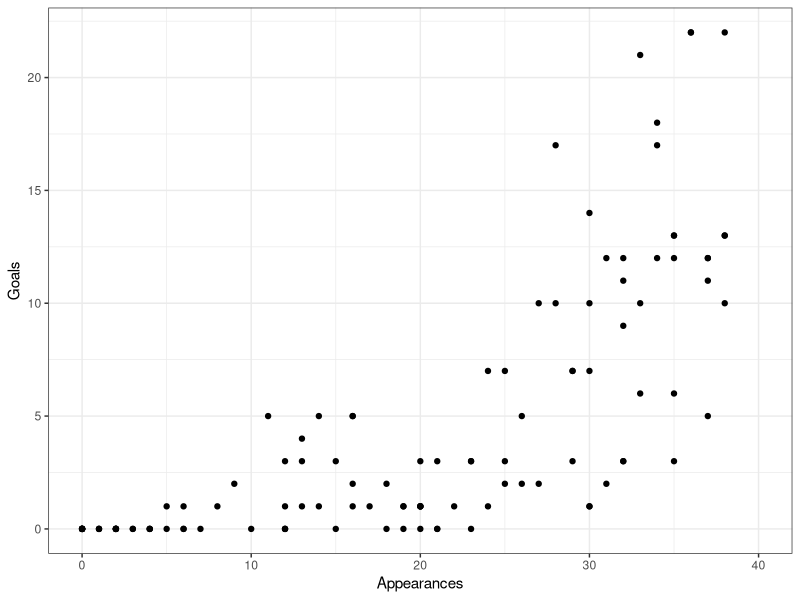
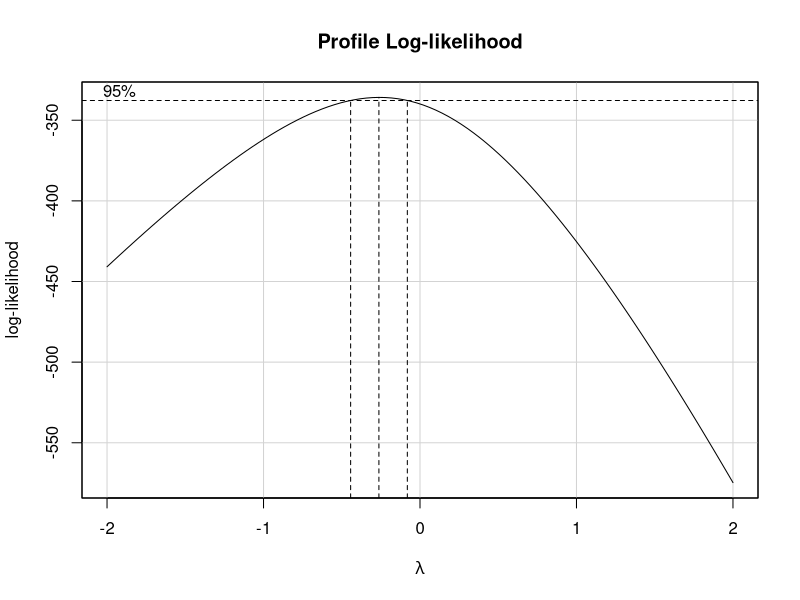
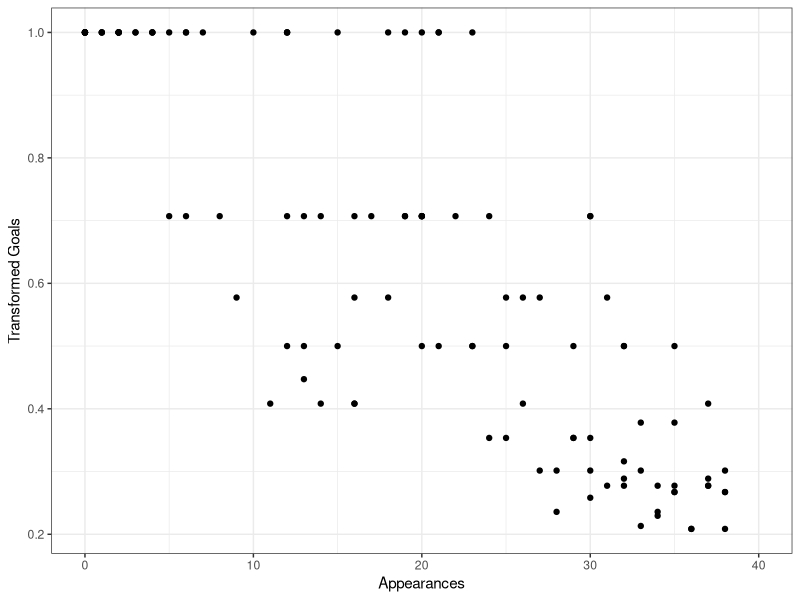
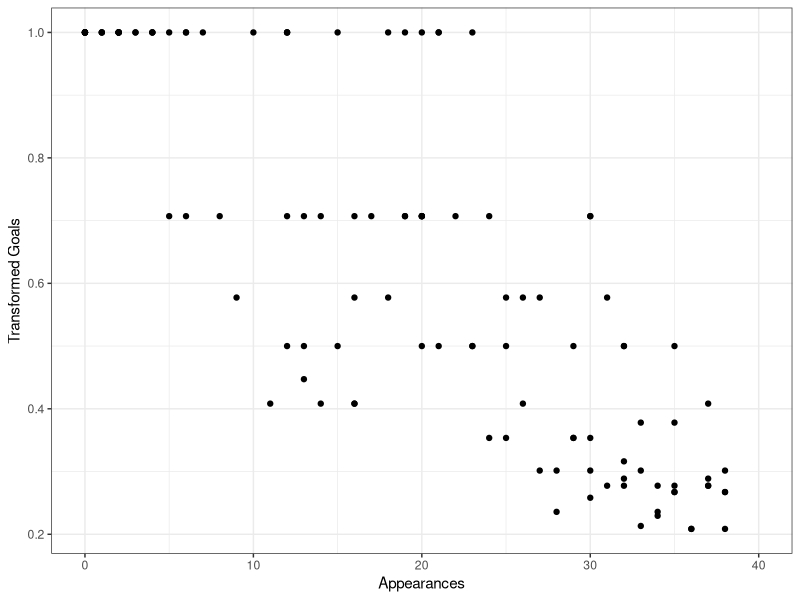

Write R code to recreate these figures, in order. (Note: this script raises an error after producing the figures.)
## ---- chunk 1
library(tidyverse)
library(ggfortify)
library(car)
## ---- chunk 2
# Read in the data set, include only data for forwards
(premier <- read_csv("premier1819.csv") %>%
  filter(position %in% c("Forward")) %>%
  select(appearances = appearances_overall, goals = goals_overall))
summary(premier)
## ---- chunk 3
(premier_plot <- ggplot(data = premier, mapping = aes(x = appearances, y = goals)) +
  geom_point() +
  theme_bw() +
  xlim(0, 40) +
  xlab("Appearances") +
  ylab("Goals"))
paste(
  "Correlation coefficient:",
  round(cor(premier$appearances, premier$goals), 5)
)
## ---- chunk 4
# Shift the data up one to remove zeros
premier <- premier %>%
  mutate(goals = goals + 1)

# Use the box cox approach to find the best transformation
bc <- boxCox(premier$goals ~ premier$appearances)  # plot curve
bc$x[which.max(bc$y)]  # pull out the "best" lambda value

# Transform the data
premier_trans <- premier %>%
  mutate(goals = 1/sqrt(goals))

# Plot the transformed data and check to correlation coefficient
(premier_trans_plot <-
  ggplot(data = premier_trans, mapping = aes(x = appearances, y = goals)) +
  geom_point() +
  theme_bw() +
  xlim(0, 40) +
  xlab("Appearances") +
  ylab("Transformed Goals"))
paste(
  "Correlation coefficient:",
  round(cor(premier_trans$appearances, premier_trans$goals), 5)
)
## ---- chunk 5
# Scatterplot
premier_trans_plot

# Resids vs fitted
(premier_residfit <- autoplot(premier_lm, which = 1, ncol = 1) +
    theme_classic())
## ---- chunk 6
# Q-Q Plot
(premier_QQ <- autoplot(premier_lm, which = 2, ncol = 1, nrow = 1) +
   theme_bw() +
   coord_fixed())

# Histogram
premier_hist <- ggplot(data = premier, mapping = aes(x = residuals)) + 
  geom_histogram(mapping = aes(y = ..density..), binwidth = 0.012) +
  stat_function(fun = dnorm, 
                color = "red",
                args = list(mean = mean(premier$residuals), 
                            sd = sd(premier$residuals))) +
  theme_minimal() +
  xlab("Residuals") +
  ylab("Density")
premier_hist

# Box-plot
ggplot(data = premier, mapping = aes(y = residuals)) +
  geom_boxplot() +
  stat_summary(mapping = aes(x = 0),
               fun = mean, geom = "point",
               shape = 4, size = 2, color = "darkred") +
  theme_classic() +
  theme(aspect.ratio = 2,
        axis.text.x = element_blank(),
        axis.ticks.x = element_blank()) +
  scale_y_continuous(limits = c(-0.2, 0.2), breaks = seq(-0.2, 0.2, 0.1)) +
  ylab("Residuals") +
  xlab("")
## ---- chunk 7
# Residuals vs Fitted Values
premier_residfit

# Brown-Forsythe Test
grp <- as.factor(c(rep("lower", floor(dim(premier)[1] / 2)), 
                   rep("upper", ceiling(dim(premier)[1] / 2))))
leveneTest(arrange(premier, appearances)$residuals ~ grp, center = median)
## ---- chunk 8
#Q-Q
premier_QQ

# Cook's Distance
premier_trans <- premier_trans %>%
  mutate(cooksd = cooks.distance(premier_lm))
top4cd <- as.numeric(names(sort(premier_trans$cooksd, decreasing = TRUE)[1:4]))

ggplot() +
  geom_point(data = premier_trans,
             mapping = aes(x = as.numeric(rownames(premier_trans)), 
                           y = cooksd)) +
  geom_text(mapping = aes(x = top4cd,
                          y = premier_trans$cooksd[top4cd],
                          label = top4cd)) +
  theme_bw() +
  ylab("Cook's Distance") +
  xlab("Observation Number") +
  geom_hline(mapping = aes(yintercept = 4 / length(premier_trans$cooksd)),
             color = "red", linetype = "dashed") +
  theme(aspect.ratio = 1)

# DFBETAS
premier_trans <- premier_trans %>%
  mutate(dfbetas_appearances = dfbetas(premier_lm)[, "appearances"])
names(premier_trans$dfbetas_appearances) <- 1:nrow(premier_trans)
top3dfbeta <- as.numeric(names(
  sort(abs(premier_trans$dfbetas_appearances), decreasing = TRUE)[1:3]
))

# Plot the DFBETAS against the observation number
ggplot() + 
  geom_point(data = premier_trans,
             mapping = aes(x = as.numeric(rownames(premier_trans)), 
                           y = abs(dfbetas_appearances))) +
  geom_text(mapping = aes(x = top3dfbeta,
                          y = abs(premier_trans$dfbetas_appearances[top3dfbeta]),
                          label = top3dfbeta)) +
  theme_bw() +
  ylab("Absolute Value of DFBETAS for Runoff") +
  xlab("Observation Number") +
  geom_hline(mapping = aes(yintercept = 2 / sqrt(length(premier_trans$dfbetas_appearances))),
             color = "red", linetype = "dashed") +
  theme(aspect.ratio = 1)

#Resid vs Fitted
premier_residfit
## ---- chunk 9
# Fit a linear model to the transformed data and save the residuals
premier_lm <- lm(goals ~ appearances, data = premier_trans)
premier_trans$residuals <- premier_lm$residuals

# Plot the regression line on the transformed data
premier_trans_plot +
  geom_smooth(method = "lm", se = FALSE)
